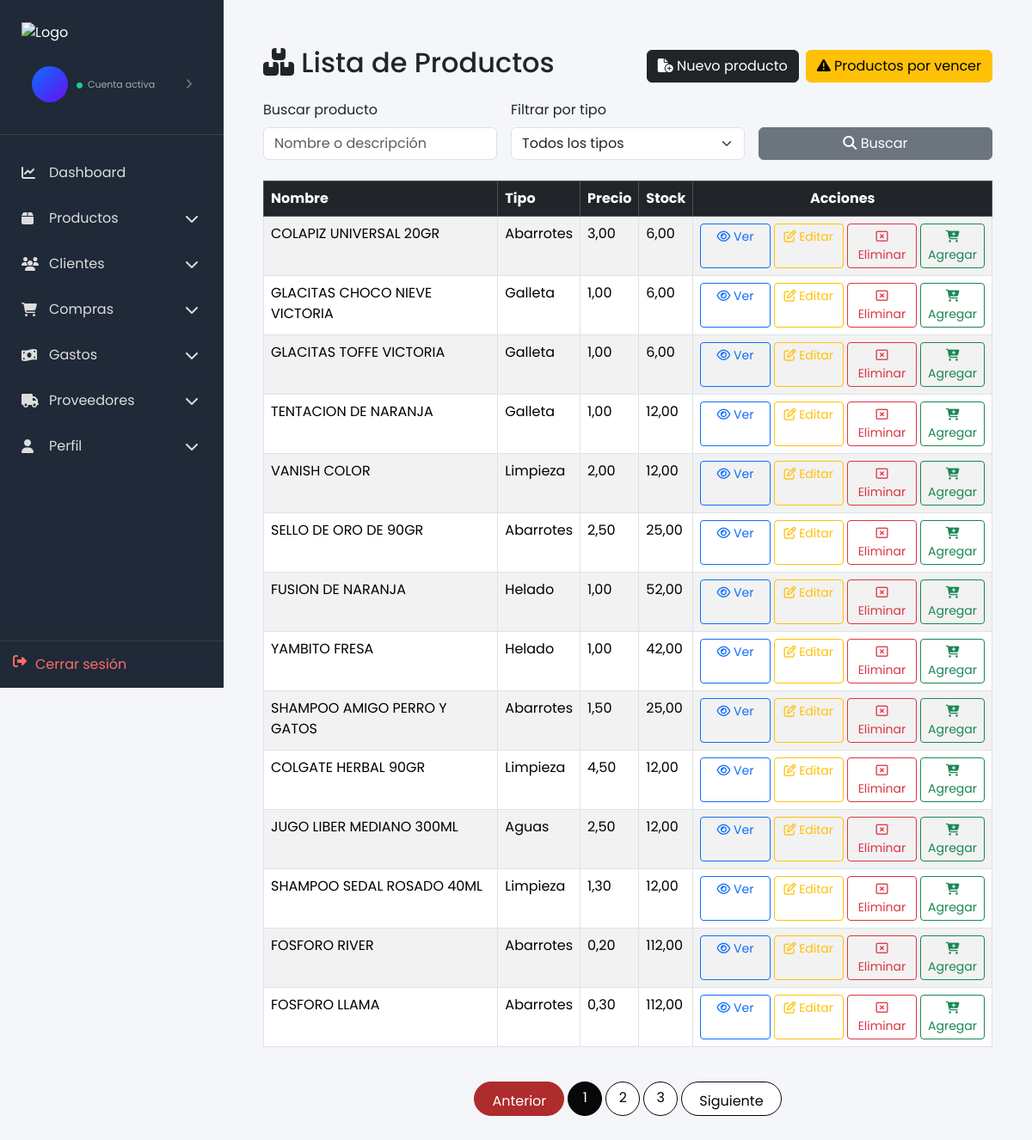
/productos/, run on an earlier commit of the app's database.
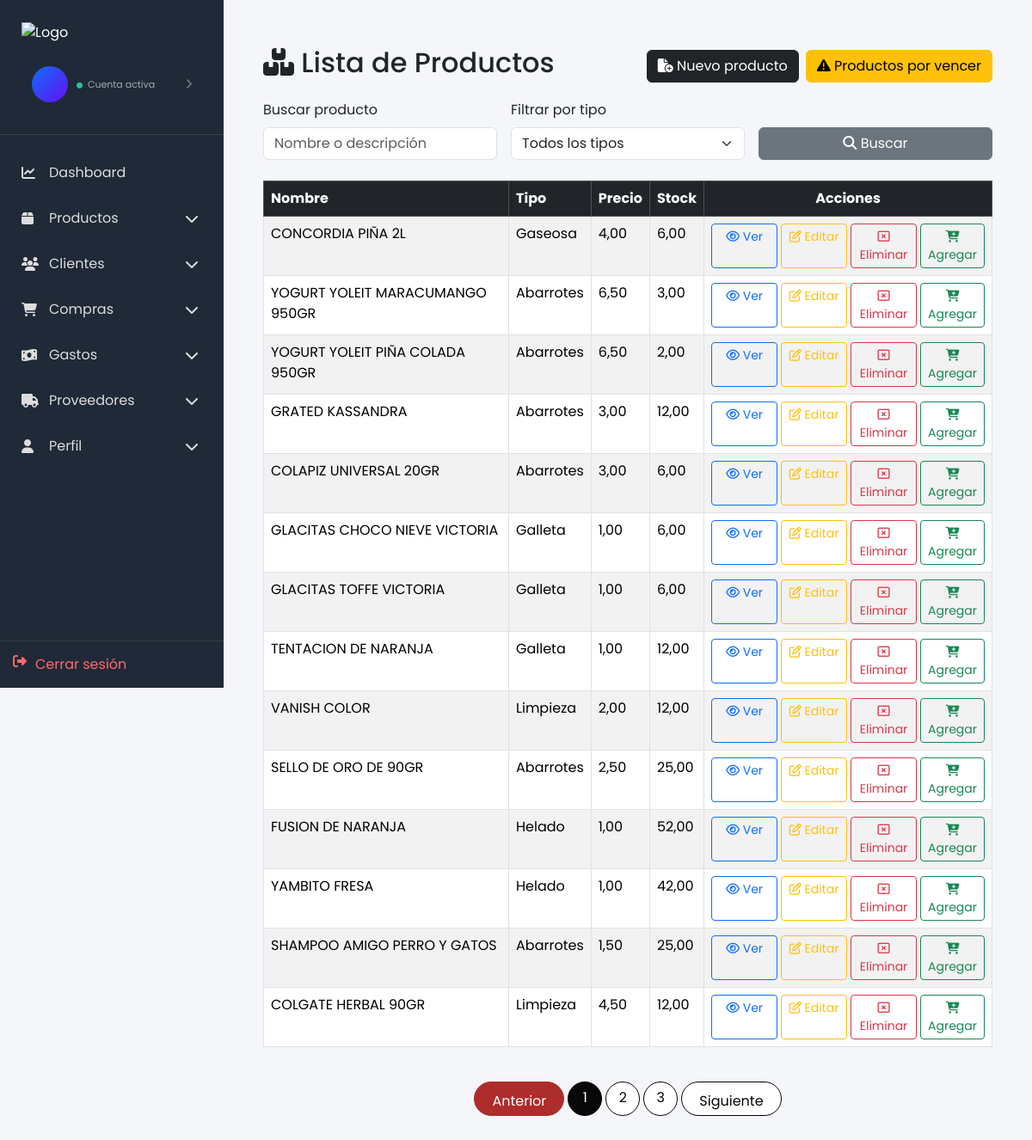
And on a later commit of the database.
### productos/models.py (models this page shows, shortened)
class Producto(models.Model):
    nombre = models.CharField(max_length=200)
    precio = models.DecimalField(max_digits=10, decimal_places=2)
    costo = models.DecimalField(max_digits=10, decimal_places=2, default=0.00)
    stock = models.DecimalField(max_digits=10, decimal_places=2, default=0.00)
    tipoProducto = models.CharField(max_length=100)
    unidadMedida = models.CharField(max_length=50, blank=True)
    fechaVencimiento = models.DateField(blank=True, null=True)
    detalle = models.TextField(blank=True)
    imagen = models.CharField(max_length=255, blank=True)
    created_at = models.DateTimeField(auto_now_add=True)
    updated_at = models.DateTimeField(auto_now=True)

### productos/views.py (the view)
# urls.py: path('', views.lista_productos, name='lista_productos'),
def lista_productos(request):
	query = request.GET.get('q', '').strip()
	tipo = request.GET.get('tipo', '').strip()
	productos = Producto.objects.all().order_by('-created_at')
	if query:
		productos = productos.filter(
			Q(nombre__icontains=query) | Q(detalle__icontains=query)
		)
	if tipo:
		productos = productos.filter(tipoProducto__iexact=tipo)
	tipos_disponibles = Producto.objects.values_list('tipoProducto', flat=True).distinct().order_by('tipoProducto')
	paginator = Paginator(productos, 14)  # Mostrar 14 productos por página
	page_number = request.GET.get('page')
	page_obj = paginator.get_page(page_number)
	return render(request, 'productos/lista_productos.html', {
		'page_obj': page_obj,
		'query': query,
		'tipo': tipo,
		'tipos_disponibles': tipos_disponibles,
	})

### productos/templates/productos/lista_productos.html (shortened to what the changed rows need)
{% extends 'base_admin.html' %}
{% block content %}
<div class="container-fluid px-3">
  <br>
  <div class="d-flex flex-column flex-lg-row justify-content-between align-items-start align-items-lg-center gap-3 mb-3">
    <h2><i class="fa-solid fa-boxes-stacked"></i> Lista de Productos</h2>
  </div>
  <div class="table-responsive">
    <table class="table table-striped table-hover table-bordered">
      <thead>
        <tr class="table-dark">
          <th>Nombre</th>
          <th>Tipo</th>
          <th>Precio</th>
          <th>Stock</th>
          <th class="text-center">Acciones</th>
        </tr>
      </thead>
      <tbody>
        {% for p in page_obj.object_list %}
        <tr>
          <td>{{ p.nombre }}</td>
          <td>{{ p.tipoProducto }}</td>
          <td>{{ p.precio }}</td>
          <td>{{ p.stock }}</td>
          <td class="text-center">
            <div class="d-flex flex-column flex-lg-row gap-1 justify-content-center align-items-stretch">
              <a class="btn btn-sm btn-outline-primary w-100 w-lg-auto" href="{% url 'detalle_producto' p.pk %}"><i class="fa-regular fa-eye"></i> Ver</a>
              <a class="btn btn-sm btn-outline-warning w-100 w-lg-auto" href="{% url 'editar_producto' p.pk %}"><i class="fa-regular fa-pen-to-square"></i> Editar</a>
              <a class="btn btn-sm btn-outline-danger w-100 w-lg-auto" href="{% url 'eliminar_producto' p.pk %}"><i class="fa-regular fa-rectangle-xmark"></i> Eliminar</a>
              <form method="post" action="{% url 'agregar_carrito' p.pk %}" class="w-100">
                <button type="submit" class="btn btn-sm btn-outline-success w-100 w-lg-auto"><i class="fa-solid fa-cart-plus"></i> Agregar</button>
              </form>
            </div>
          </td>
        </tr>
        {% empty %}
        <tr><td colspan="5">No hay productos registrados.</td></tr>
        {% endfor %}
      </tbody>
    </table>
  </div>
</div>
{% if page_obj.paginator.num_pages > 1 %}
<nav aria-label="Paginación" class="mt-4">
  <ul class="pagination justify-content-center">
    {% for num in page_obj.paginator.page_range %}
      {% if num == page_obj.number %}
        <li class="page-item active"><span class="page-link">{{ num }}</span></li>
      {% elif num >= page_obj.number|add:'-2' and num <= page_obj.number|add:'2' %}
        <li class="page-item"><a class="page-link" href="?q={{ query }}&tipo={{ tipo }}&page={{ num }}">{{ num }}</a></li>
      {% endif %}
    {% endfor %}
  </ul>
</nav>
{% endif %}
{% endblock %}

What changed in the data, as far as the page shows it:
no longer on this page (row unchanged): Producto: nombre "JUGO LIBER MEDIANO 300ML", tipoProducto "Aguas", precio "2,50", stock "12,00"
no longer on this page (row unchanged): Producto: nombre "SHAMPOO SEDAL ROSADO 40ML", tipoProducto "Limpieza", precio "1,30", stock "12,00"
no longer on this page (row unchanged): Producto: nombre "FOSFORO RIVER", tipoProducto "Abarrotes", precio "0,20", stock "112,00"
no longer on this page (row unchanged): Producto: nombre "FOSFORO LLAMA", tipoProducto "Abarrotes", precio "0,30", stock "112,00"
added Producto: nombre "CONCORDIA PIÑA 2L", tipoProducto "Gaseosa", precio "4,00", stock "6,00"
added Producto: nombre "YOGURT YOLEIT MARACUMANGO 950GR", tipoProducto "Abarrotes", precio "6,50", stock "3,00"
added Producto: nombre "YOGURT YOLEIT PIÑA COLADA 950GR", tipoProducto "Abarrotes", precio "6,50", stock "2,00"
added Producto: nombre "GRATED KASSANDRA", tipoProducto "Abarrotes", precio "3,00", stock "12,00"
